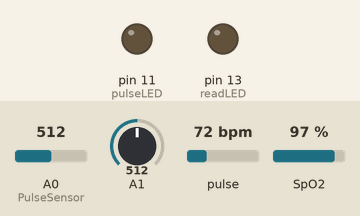
A sketch run on a simulated Arduino Mega 2560, built with avr-gcc and run on an emulated ATmega2560. Parts: output pins drawn as LEDs (lit = HIGH). The inputs (shaded band) are chosen by the test bench; at power-on: A0 (PulseSensor) = 512, A1 = 512, pulse 72 bpm, SpO2 97 %. What the sketch prints to the serial monitor is not drawn.

Above: at 0.05 s.
Timing chart, 0 to 3.0 s (numbered marks = the images above):
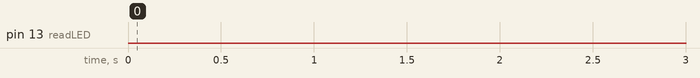

The sketch:

Todo.ino
```cpp
#include <Wire.h>
#include "MAX30105.h"
#include "spo2_algorithm.h"

MAX30105 particleSensor;

#define MAX_BRIGHTNESS 255

#if defined(__AVR_ATmega328P__) || defined(__AVR_ATmega168__)
//Arduino Uno doesn't have enough SRAM to store 100 samples of IR led data and red led data in 32-bit format
//To solve this problem, 16-bit MSB of the sampled data will be truncated. Samples become 16-bit data.
uint16_t irBuffer[100]; //infrared LED sensor data
uint16_t redBuffer[100];  //red LED sensor data
#else
uint32_t irBuffer[100]; //infrared LED sensor data
uint32_t redBuffer[100];  //red LED sensor data
#endif

int32_t bufferLength; //data length
int32_t spo2; //SPO2 value
int8_t validSPO2; //indicator to show if the SPO2 calculation is valid
int32_t heartRate; //heart rate value
int8_t validHeartRate; //indicator to show if the heart rate calculation is valid

byte pulseLED = 11; //Must be on PWM pin
byte readLED = 13; //Blinks with each data read


//Sensor de ritmo cardiaco variables
int PulseSensor = A0 ;
int PulseSensorAux = 0 ;        // Conecte el cable rojo del sensor en pin analogico cero
int Signal = 0;               //Valor del sensor de pulso
int Threshold = 520;          //Dato analogico considerado como un pulso

//Sensor de temperatura variables
int sensor;
float temperatura;

//Oxigeno
int ox = 80;

void setup()
{
  //Serial.begin(115200); // initialize serial communication at 115200 bits per second:
  Serial.begin(9600); // initialize serial communication at 115200 bits per second:
  Serial1.begin(9600);     // Velocidad de comunicacion con el modulo Bluetooth HC-05

  pinMode(pulseLED, OUTPUT);
  pinMode(readLED, OUTPUT);

  // Initialize sensor
  if (!particleSensor.begin(Wire, I2C_SPEED_FAST)) //Use default I2C port, 400kHz speed
  {
    Serial.println(F("MAX30105 was not found. Please check wiring/power."));
    while (1);
  }

  byte ledBrightness = 60; //Options: 0=Off to 255=50mA
  byte sampleAverage = 4; //Options: 1, 2, 4, 8, 16, 32
  byte ledMode = 2; //Options: 1 = Red only, 2 = Red + IR, 3 = Red + IR + Green
  byte sampleRate = 100; //Options: 50, 100, 200, 400, 800, 1000, 1600, 3200
  int pulseWidth = 411; //Options: 69, 118, 215, 411
  int adcRange = 4096; //Options: 2048, 4096, 8192, 16384

  particleSensor.setup(ledBrightness, sampleAverage, ledMode, sampleRate, pulseWidth, adcRange); //Configure sensor with these settings
}

void loop()
{
  bufferLength = 100; //buffer length of 100 stores 4 seconds of samples running at 25sps

  //read the first 100 samples, and determine the signal range
  for (byte i = 0 ; i < bufferLength ; i++)
  {
    while (particleSensor.available() == false) //do we have new data?
      particleSensor.check(); //Check the sensor for new data

    redBuffer[i] = particleSensor.getRed();
    irBuffer[i] = particleSensor.getIR();
    particleSensor.nextSample(); //We're finished with this sample so move to next sample

  }

  //calculate heart rate and SpO2 after first 100 samples (first 4 seconds of samples)
  maxim_heart_rate_and_oxygen_saturation(irBuffer, bufferLength, redBuffer, &spo2, &validSPO2, &heartRate, &validHeartRate);

  //Continuously taking samples from MAX30102.  Heart rate and SpO2 are calculated every 1 second
  while (1)
  {
    //dumping the first 25 sets of samples in the memory and shift the last 75 sets of samples to the top
    for (byte i = 25; i < 100; i++)
    {
      redBuffer[i - 25] = redBuffer[i];
      irBuffer[i - 25] = irBuffer[i];
    }

    //take 25 sets of samples before calculating the heart rate.
    for (byte i = 75; i < 100; i++)
    {
      while (particleSensor.available() == false) //do we have new data?
        particleSensor.check(); //Check the sensor for new data

      digitalWrite(readLED, !digitalRead(readLED)); //Blink onboard LED with every data read

      redBuffer[i] = particleSensor.getRed();
      irBuffer[i] = particleSensor.getIR();
      particleSensor.nextSample(); //We're finished with this sample so move to next sample

      /*****************************************************/
      //sensor = analogRead(A1);
      //temperatura = ((sensor*5000.0)/1023)/10;

      int suma=0;
      for(int i=0; i<5; i++){
        sensor = analogRead(A1);
        temperatura = ((sensor*5000.0)/1023)/10;

        suma += temperatura;
        delay(50);
      }

      /*****************************************************/
      Signal = analogRead(PulseSensor);  //Lectura de datos del sensor de ritmo cardiaco
      //Serial.write(Signal);
      if(Signal > 520){
          PulseSensorAux = Signal;
      }

      if(spo2 >= 0){
        ox = spo2;
      }
      Serial.println("T:"+String(suma/5.0,1)+",P:"+String(PulseSensorAux)+",O:"+ox);
      Serial1.print("T:"+String(suma/5.0,1)+",P:"+String(PulseSensorAux)+",O:"+ox);
      delay(200);
    }

    //After gathering 25 new samples recalculate HR and SP02
    maxim_heart_rate_and_oxygen_saturation(irBuffer, bufferLength, redBuffer, &spo2, &validSPO2, &heartRate, &validHeartRate);
  }
}
```

Measured:
- by itself, pin 13 (readLED): LOW → HIGH at 4.0 s, → LOW 0.47 s later, → HIGH 0.46 s later, → LOW 0.46 s later, … (271 changes in this stretch)
